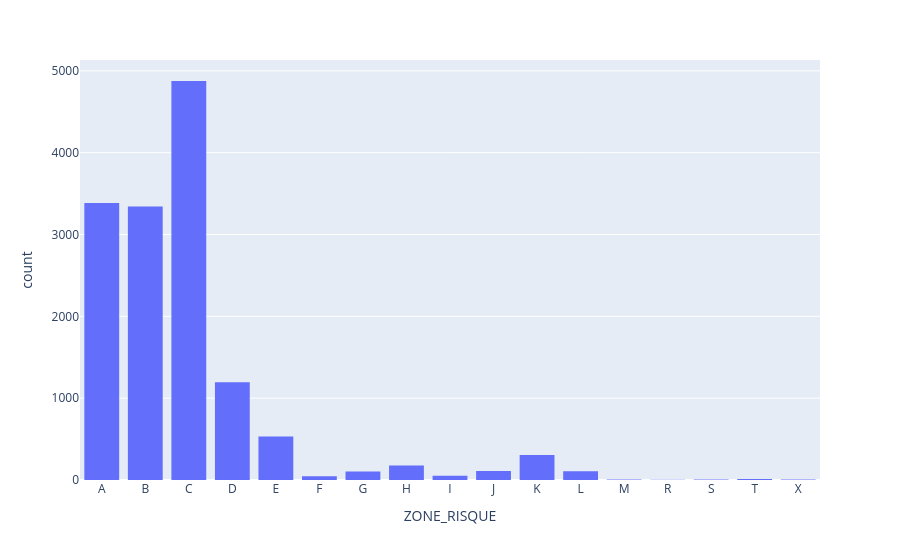

Notebook cell for this chart:
### Code cell
# Ecrivez votre code ici
fig = px.histogram(data_set.sort_values("ZONE_RISQUE"), x="ZONE_RISQUE")
fig.update_xaxes(
    type="category",
)  # Cette ligne permet de forcer la variable comme variable catégorielle et non numérique

fig.show()

### Figure 1 — Plotly figure (JSON) as saved in the notebook; plotly's stock layout.template omitted (floating-point values rounded to 4 significant figures; data arrays with more than 128 entries replaced by an {"elided": "..."} marker saying what was removed)
{"data": [{"bingroup": "x", "hovertemplate": "ZONE_RISQUE=%{x}<br>count=%{y}<extra></extra>", "legendgroup": "", "marker": {"color": "#636efa", "pattern": {"shape": ""}}, "name": "", "orientation": "v", "showlegend": false, "type": "histogram", "x": {"elided": "14264 str values"}, "xaxis": "x", "yaxis": "y"}], "layout": {"barmode": "relative", "legend": {"tracegroupgap": 0}, "margin": {"t": 60}, "xaxis": {"anchor": "y", "domain": [0, 1], "title": {"text": "ZONE_RISQUE"}, "type": "category"}, "yaxis": {"anchor": "x", "domain": [0, 1], "title": {"text": "count"}}}}
